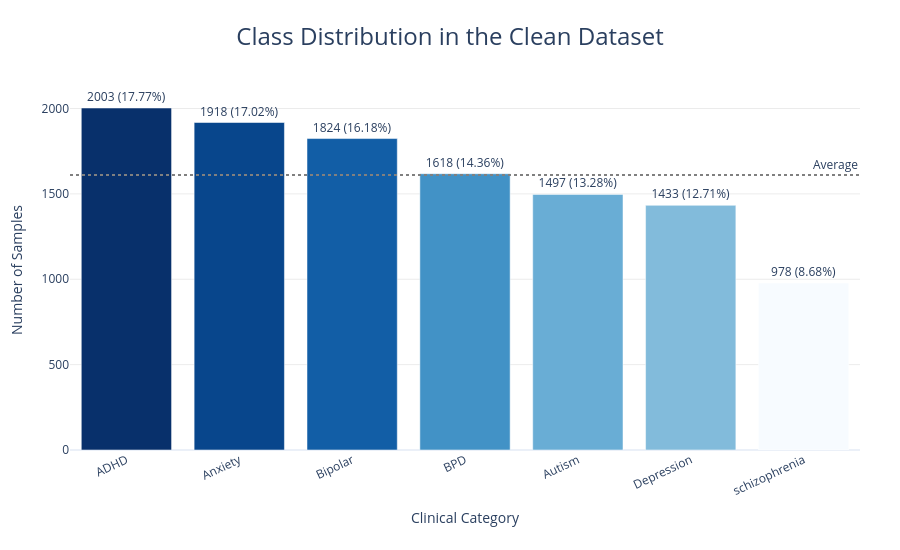

Notebook code for this chart:
### Code cell
# --- 1.1 Class Distribution ---

class_distribution = class_distribution.sort_values("count", ascending=False).reset_index(drop=True)
total_count = class_distribution["count"].sum()
class_distribution["percent"] = (class_distribution["count"] / total_count * 100).round(2)
class_distribution["label_text"] = (
    class_distribution["count"].astype(str) +
    " (" + class_distribution["percent"].astype(str) + "%)"
)

fig = px.bar(
    class_distribution,
    x="label",
    y="count",
    text="label_text",
    template="plotly_white",
    title="Class Distribution in the Clean Dataset",
    color="count",
    color_continuous_scale="Blues",
)

fig.update_traces(
    textposition="outside",
    cliponaxis=False,
    hovertemplate=(
        "<b>%{x}</b><br>"
        "Count: %{y}<br>"
        "Percentage: %{customdata[0]}%<extra></extra>"
    ),
    customdata=class_distribution[["percent"]].values,
)

fig.update_layout(
    title=dict(
        text="Class Distribution in the Clean Dataset",
        x=0.5,
        xanchor="center",
        font=dict(size=24)
    ),
    xaxis=dict(
        title="Clinical Category",
        tickangle=-25,
        showgrid=False
    ),
    yaxis=dict(
        title="Number of Samples",
        showgrid=True,
        gridcolor="rgba(0,0,0,0.08)"
    ),
    coloraxis_showscale=False,
    plot_bgcolor="white",
    paper_bgcolor="white",
    hoverlabel=dict(font_size=13),
    margin=dict(t=90, b=100, l=70, r=40),
    height=550,
)

fig.add_hline(
    y=class_distribution["count"].mean(),
    line_dash="dot",
    line_color="gray",
    annotation_text="Average",
    annotation_position="top right"
)

fig.write_html(str(CLASSICAL_FIGURES_DIR / "clean_dataset_class_distribution.html"))
fig.show()

class_distribution.to_csv(
    CLASSICAL_TABLES_DIR / "clean_dataset_class_distribution.csv",
    index=False
)

print("✅ Clean dataset distribution saved")

### Figure 1 — Plotly figure (JSON) as saved in the notebook; plotly's stock layout.template omitted (floating-point values rounded to 4 significant figures)
{"data": [{"cliponaxis": false, "customdata": [[17.77], [17.02], [16.18], [14.36], [13.28], [12.71], [8.68]], "hovertemplate": "<b>%{x}</b><br>Count: %{y}<br>Percentage: %{customdata[0]}%<extra></extra>", "legendgroup": "", "marker": {"color": [2003, 1918, 1824, 1618, 1497, 1433, 978], "coloraxis": "coloraxis", "pattern": {"shape": ""}}, "name": "", "orientation": "v", "showlegend": false, "text": ["2003 (17.77%)", "1918 (17.02%)", "1824 (16.18%)", "1618 (14.36%)", "1497 (13.28%)", "1433 (12.71%)", "978 (8.68%)"], "textposition": "outside", "type": "bar", "x": ["ADHD", "Anxiety", "Bipolar", "BPD", "Autism", "Depression", "schizophrenia"], "xaxis": "x", "y": [2003, 1918, 1824, 1618, 1497, 1433, 978], "yaxis": "y"}], "layout": {"annotations": [{"showarrow": false, "text": "Average", "x": 1, "xanchor": "right", "xref": "x domain", "y": 1610.0, "yanchor": "bottom", "yref": "y"}], "barmode": "relative", "coloraxis": {"colorbar": {"title": {"text": "count"}}, "colorscale": [[0, "rgb(247,251,255)"], [0.125, "rgb(222,235,247)"], [0.25, "rgb(198,219,239)"], [0.375, "rgb(158,202,225)"], [0.5, "rgb(107,174,214)"], [0.625, "rgb(66,146,198)"], [0.75, "rgb(33,113,181)"], [0.875, "rgb(8,81,156)"], [1, "rgb(8,48,107)"]], "showscale": false}, "height": 550, "hoverlabel": {"font": {"size": 13}}, "legend": {"tracegroupgap": 0}, "margin": {"b": 100, "l": 70, "r": 40, "t": 90}, "paper_bgcolor": "white", "plot_bgcolor": "white", "shapes": [{"line": {"color": "gray", "dash": "dot"}, "type": "line", "x0": 0, "x1": 1, "xref": "x domain", "y0": 1610.0, "y1": 1610.0, "yref": "y"}], "title": {"font": {"size": 24}, "text": "Class Distribution in the Clean Dataset", "x": 0.5, "xanchor": "center"}, "xaxis": {"anchor": "y", "domain": [0, 1], "showgrid": false, "tickangle": -25, "title": {"text": "Clinical Category"}}, "yaxis": {"anchor": "x", "domain": [0, 1], "gridcolor": "rgba(0,0,0,0.08)", "showgrid": true, "title": {"text": "Number of Samples"}}}}
